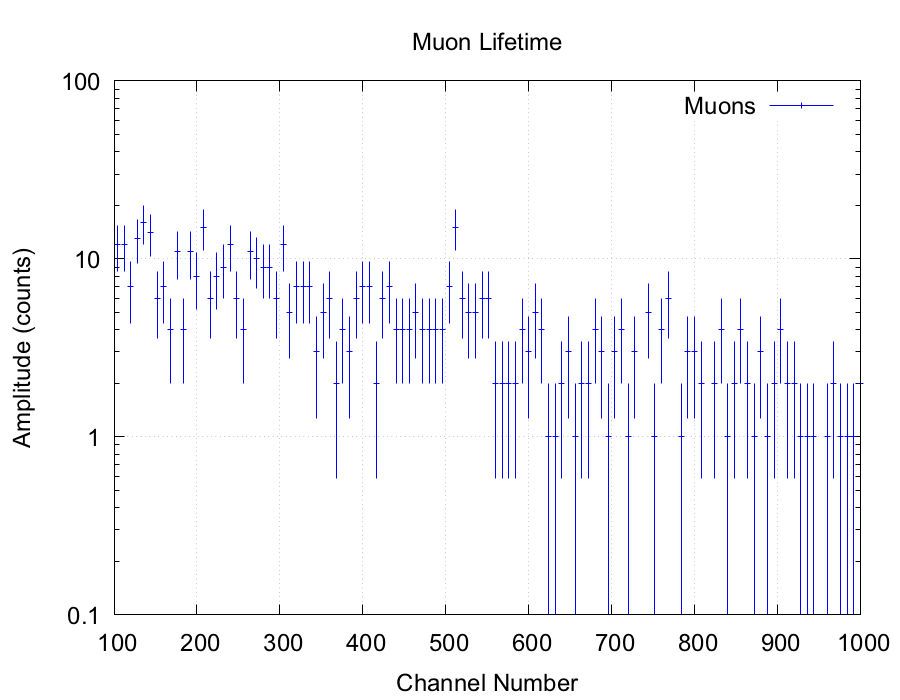

Reproduce this figure in gnuplot.
# Gnuplot script file for plotting data
# 

set terminal pngcairo nocrop enhanced size 900,700 font 'arial,18'

set out 'muonlifetime.png'

set multiplot
set size 1,1
#set tics font ", 30"
set origin 0,0 #origin of plot
set title "Muon Lifetime"
set ylabel "Amplitude (counts)"
set xlabel "Channel Number"
set xr [100:1000]
#set yr [0:20]
#set yr [-500000:8000000]
#set autoscale y
#set autoscale x
#set logscale x
set logscale y
set key top right
set bar small
set grid

PI=3.14;
a=5;
m=250; #b=250;
s=3; #c=1;

#f(x) = a * (exp((-(x-b)**2)/(2*c**2))) #+m1*x+b1
#fit f(x) "group2muondata_2016.Spe" using 0:1 via a,b,c #,m1,b1

f(x) = a/(2*PI*s**2)**0.5*exp(-(x-m)**2/(2*s**2)) 
#fit f(x) "group2muondata_2016.Spe" using 0:1 via s,m,a

#bw = 1.0
#bin(x,width)=width*floor(x/width)
#plot 'group2muondata_2016.Spe' using (bin($1,bw)):(1.0) smooth frequency with boxes

plot "muondata2.dat" using 1:2:($2**0.5) title 'Muons' lc rgb "blue" lw 1 with yerrorbars
#f(x) lc rgb "green" lw 3 t 'Compton Edge'
#	[620:900] f1(x) lc rgb "red" lw 3 t 'Photopeak 1 and 2'
	
	
#=============mini plot=============      
set grid
unset multiplot
